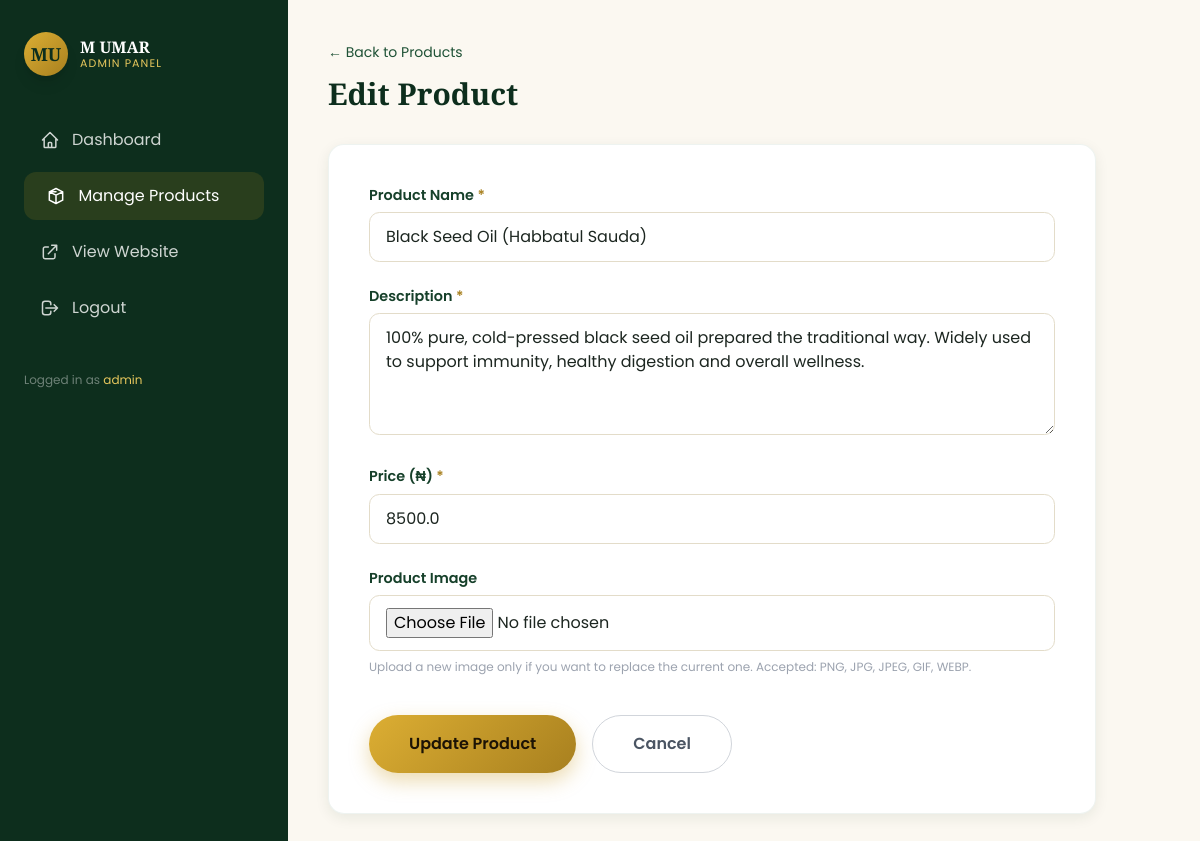
The app's page /admin/products/edit/1 (signed in) with its own data.
### tables this page shows
CREATE TABLE products (
            id INTEGER PRIMARY KEY AUTOINCREMENT,
            name TEXT NOT NULL,
            description TEXT NOT NULL,
            price REAL NOT NULL,
            image TEXT,
            created_at TEXT NOT NULL
        );

### app.py (the view, shortened to what this page needs)
@app.route("/admin/products/edit/<int:product_id>", methods=["GET", "POST"])
@login_required
def edit_product(product_id):
    db = get_db()
    product = db.execute("SELECT * FROM products WHERE id = ?", (product_id,)).fetchone()
    if not product:
        flash("Product not found.", "error")
        return redirect(url_for("admin_products"))
    return render_template("edit_product.html", product=product)

### app.py (called while the page is built)
def get_db():
    if "db" not in g:
        g.db = sqlite3.connect(DB_PATH)
        g.db.row_factory = sqlite3.Row
    return g.db

def login_required(view_func):
    @wraps(view_func)
    def wrapped_view(*args, **kwargs):
        if not session.get("admin_logged_in"):
            flash("Please log in to access the admin area.", "error")
            return redirect(url_for("login"))
        return view_func(*args, **kwargs)
    return wrapped_view

@app.context_processor
def inject_globals():
    return dict(
        business_name=BUSINESS_NAME,
        business_location=BUSINESS_LOCATION,
        phone_number=PHONE_NUMBER,
        whatsapp_number=WHATSAPP_NUMBER,
        current_year=datetime.now().year,
    )

### templates/edit_product.html (shortened to what this page needs)
<!DOCTYPE html>
<html lang="en">
<head>
<script src="https://cdn.tailwindcss.com"></script>
<link href="https://unpkg.com/aos@2.3.1/dist/aos.css" rel="stylesheet">
<link rel="stylesheet" href="{{ url_for('static', filename='css/style.css') }}">
</head>
<body class="font-body bg-cream">
<div class="flex min-h-screen">
  <aside class="hidden lg:flex flex-col w-72 bg-herb-900 text-white/80 px-6 py-8">
    <a href="{{ url_for('index') }}" class="flex items-center gap-3 mb-10">
      <div class="w-11 h-11 rounded-full bg-gradient-to-br from-gold-400 to-gold-600 flex items-center justify-center text-herb-900 font-display font-bold text-lg shadow-lg">MU</div>
      <div class="leading-tight">
        <p class="font-display text-white font-semibold">M UMAR</p>
        <p class="text-gold-300 text-[11px] tracking-widest uppercase">Admin Panel</p>
      </div>
    </a>
    <nav class="flex flex-col gap-2">
      <a href="{{ url_for('admin') }}" class="admin-sidebar-link flex items-center gap-3 px-4 py-3 rounded-xl text-white/80">
        <svg class="w-5 h-5" fill="none" stroke="currentColor" viewBox="0 0 24 24"><path stroke-linecap="round" stroke-linejoin="round" stroke-width="1.8" d="M3 12l2-2m0 0l7-7 7 7M5 10v10a1 1 0 001 1h3m10-11l2 2m-2-2v10a1 1 0 01-1 1h-3m-6 0a1 1 0 001-1v-4a1 1 0 011-1h2a1 1 0 011 1v4a1 1 0 001 1m-6 0h6"/></svg>
        Dashboard
      </a>
      <a href="{{ url_for('admin_products') }}" class="admin-sidebar-link active flex items-center gap-3 px-4 py-3 rounded-xl text-white">
        <svg class="w-5 h-5" fill="none" stroke="currentColor" viewBox="0 0 24 24"><path stroke-linecap="round" stroke-linejoin="round" stroke-width="1.8" d="M20 7l-8-4-8 4m16 0l-8 4m8-4v10l-8 4m0-14L4 7m8 4L4 7m8 4v10M4 7v10l8 4"/></svg>
        Manage Products
      </a>
      <a href="{{ url_for('index') }}" target="_blank" class="admin-sidebar-link flex items-center gap-3 px-4 py-3 rounded-xl text-white/80">
        <svg class="w-5 h-5" fill="none" stroke="currentColor" viewBox="0 0 24 24"><path stroke-linecap="round" stroke-linejoin="round" stroke-width="1.8" d="M10 6H6a2 2 0 00-2 2v10a2 2 0 002 2h10a2 2 0 002-2v-4M14 4h6v6M10 14L20 4"/></svg>
        View Website
      </a>
      <a href="{{ url_for('logout') }}" class="admin-sidebar-link flex items-center gap-3 px-4 py-3 rounded-xl text-white/80 mt-auto">
        <svg class="w-5 h-5" fill="none" stroke="currentColor" viewBox="0 0 24 24"><path stroke-linecap="round" stroke-linejoin="round" stroke-width="1.8" d="M17 16l4-4m0 0l-4-4m4 4H7m6 4v1a3 3 0 01-3 3H6a3 3 0 01-3-3V7a3 3 0 013-3h4a3 3 0 013 3v1"/></svg>
        Logout
      </a>
    </nav>
    <p class="text-white/40 text-xs mt-10">Logged in as <span class="text-gold-300">{{ session.get('admin_username', 'admin') }}</span></p>
  </aside>
  <main class="flex-1 px-6 lg:px-10 py-8 lg:py-10 pt-24 lg:pt-10">
    <div class="mb-8" data-aos="fade-up">
      <a href="{{ url_for('admin_products') }}" class="text-sm text-herb-700 hover:text-gold-600">&larr; Back to Products</a>
      <h1 class="font-display text-3xl font-bold text-herb-900 mt-3">Edit Product</h1>
    </div>
    <div class="card-premium p-8 md:p-10 max-w-3xl" data-aos="fade-up">
      <form method="POST" action="{{ url_for('edit_product', product_id=product['id']) }}" enctype="multipart/form-data" class="space-y-6">
        <div>
          <label for="name" class="form-label">Product Name <span class="text-gold-600">*</span></label>
          <input type="text" id="name" name="name" class="form-input" value="{{ product['name'] }}" required>
        </div>
        <div>
          <label for="description" class="form-label">Description <span class="text-gold-600">*</span></label>
          <textarea id="description" name="description" rows="4" class="form-input" required>{{ product['description'] }}</textarea>
        </div>
        <div>
          <label for="price" class="form-label">Price (₦) <span class="text-gold-600">*</span></label>
          <input type="number" id="price" name="price" step="0.01" min="0" class="form-input" value="{{ product['price'] }}" required>
        </div>
        <div>
          <label for="image" class="form-label">Product Image</label>
          <input type="file" id="image" name="image" accept=".png,.jpg,.jpeg,.gif,.webp" class="form-input cursor-pointer">
          <p class="text-xs text-gray-400 mt-2">Upload a new image only if you want to replace the current one. Accepted: PNG, JPG, JPEG, GIF, WEBP.</p>
        </div>
        <div class="flex gap-4 pt-4">
          <button type="submit" class="btn-gold px-10 py-4 rounded-full font-semibold">Update Product</button>
          <a href="{{ url_for('admin_products') }}" class="px-10 py-4 rounded-full font-semibold border border-gray-300 text-gray-600 hover:bg-gray-50 transition">Cancel</a>
        </div>
      </form>
    </div>
  </main>
</div>
</body>
</html>

### static/css/style.css (style rules this page uses)
:root { --herb-900: #0d2e1d; --herb-800: #16402a; --herb-700: #1f5236; --herb-600: #296844; --herb-500: #2f7a4e; --herb-400: #5fa379; --gold-700: #82601a; --gold-600: #a8801f; --gold-500: #c9971f; --gold-400: #dcae33; --gold-300: #e7c75d; --cream: #fbf8f1; --ink: #1c2620; }
* { scroll-behavior: smooth; }
body { font-family: 'Poppins', sans-serif; background-color: var(--cream); color: var(--ink); overflow-x: hidden; }
h1, h2, h3, h4, .font-display { font-family: 'Playfair Display', serif; }
.btn-gold { background: linear-gradient(135deg, var(--gold-400), var(--gold-600)); color: #1c1305; font-weight: 600; box-shadow: 0 8px 20px rgba(201, 151, 31, 0.35); transition: transform 0.25s ease, box-shadow 0.25s ease, filter 0.25s ease; }
.card-premium { background: #ffffff; border-radius: 1rem; border: 1px solid rgba(41, 104, 68, 0.08); box-shadow: 0 4px 14px rgba(13, 46, 29, 0.08); transition: transform 0.3s ease, box-shadow 0.3s ease, border-color 0.3s ease; }
.form-input { width: 100%; border: 1.5px solid #e3dcc9; border-radius: 0.65rem; padding: 0.75rem 1rem; background: #fff; transition: border-color 0.25s ease, box-shadow 0.25s ease; }
.form-label { font-weight: 600; font-size: 0.9rem; color: var(--herb-800); margin-bottom: 0.35rem; display: block; }
.admin-sidebar-link { transition: background 0.25s ease, padding-left 0.25s ease; }
.admin-sidebar-link:hover, .admin-sidebar-link.active { background: rgba(201, 151, 31, 0.15); padding-left: 1.4rem; }

### records on screen
products: name "Black Seed Oil (Habbatul Sauda)", description "100% pure, cold-pressed black seed oil prepared the traditional way. Widely used to support immunity, healthy digestion and overall wellness.", price "8500.0"

### other values on screen
{{ session.get('admin_username', 'admin') }} "admin"
